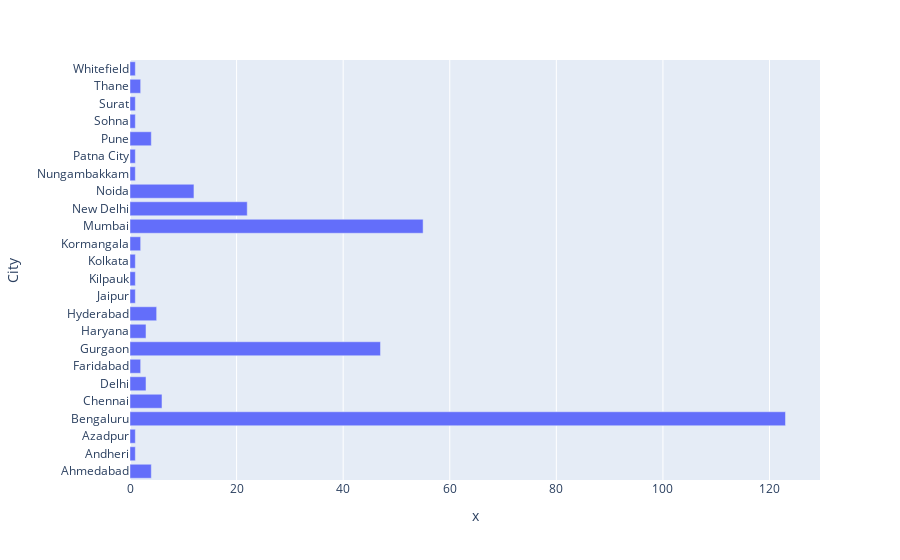

Notebook code for this chart:
### Code cell
px.bar(temp2,x=df.groupby('City')['Company'].count())

### Figure 1 — Plotly figure (JSON) as saved in the notebook; plotly's stock layout.template omitted (floating-point values rounded to 4 significant figures)
{"data": [{"alignmentgroup": "True", "hovertemplate": "x=%{x}<br>City=%{y}<extra></extra>", "legendgroup": "", "marker": {"color": "#636efa", "pattern": {"shape": ""}}, "name": "", "offsetgroup": "", "orientation": "h", "showlegend": false, "textposition": "auto", "type": "bar", "x": [4, 1, 1, 123, 6, 3, 2, 47, 3, 5, 1, 1, 1, 2, 55, 22, 12, 1, 1, 4, 1, 1, 2, 1], "xaxis": "x", "y": ["Ahmedabad", "Andheri", "Azadpur", "Bengaluru", "Chennai", "Delhi", "Faridabad", "Gurgaon", "Haryana", "Hyderabad", "Jaipur", "Kilpauk", "Kolkata", "Kormangala", "Mumbai", "New Delhi", "Noida", "Nungambakkam", "Patna City", "Pune", "Sohna", "Surat", "Thane", "Whitefield"], "yaxis": "y"}], "layout": {"barmode": "relative", "legend": {"tracegroupgap": 0}, "margin": {"t": 60}, "xaxis": {"anchor": "y", "domain": [0, 1], "title": {"text": "x"}}, "yaxis": {"anchor": "x", "domain": [0, 1], "title": {"text": "City"}}}}
